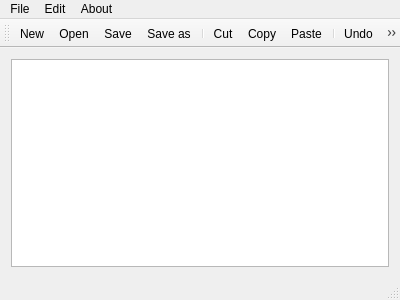
<?xml version="1.0" encoding="UTF-8"?>
<ui version="4.0">
 <class>MainWindow</class>
 <widget class="QMainWindow" name="MainWindow">
  <property name="geometry">
   <rect>
    <x>0</x>
    <y>0</y>
    <width>400</width>
    <height>300</height>
   </rect>
  </property>
  <property name="windowTitle">
   <string>Text Editor</string>
  </property>
  <widget class="QWidget" name="centralWidget">
   <layout class="QVBoxLayout" name="verticalLayout">
    <item>
     <widget class="QTextEdit" name="textEdit"/>
    </item>
   </layout>
  </widget>
  <widget class="QMenuBar" name="menuBar">
   <property name="geometry">
    <rect>
     <x>0</x>
     <y>0</y>
     <width>400</width>
     <height>23</height>
    </rect>
   </property>
   <widget class="QMenu" name="menuFile">
    <property name="title">
     <string>File</string>
    </property>
    <addaction name="actionNew"/>
    <addaction name="actionOpen"/>
    <addaction name="actionSave"/>
    <addaction name="actionSave_as"/>
   </widget>
   <widget class="QMenu" name="menuEdit">
    <property name="title">
     <string>Edit</string>
    </property>
    <addaction name="actionCut"/>
    <addaction name="actionCopy"/>
    <addaction name="actionPaste"/>
    <addaction name="separator"/>
    <addaction name="actionUndo"/>
    <addaction name="actionRedo"/>
    <addaction name="separator"/>
    <addaction name="actionFont"/>
    <addaction name="actionColor"/>
   </widget>
   <widget class="QMenu" name="menuAbout">
    <property name="title">
     <string>About</string>
    </property>
    <addaction name="actionAbout_Text_Editor"/>
   </widget>
   <addaction name="menuFile"/>
   <addaction name="menuEdit"/>
   <addaction name="menuAbout"/>
  </widget>
  <widget class="QToolBar" name="mainToolBar">
   <attribute name="toolBarArea">
    <enum>TopToolBarArea</enum>
   </attribute>
   <attribute name="toolBarBreak">
    <bool>false</bool>
   </attribute>
   <addaction name="actionNew"/>
   <addaction name="actionOpen"/>
   <addaction name="actionSave"/>
   <addaction name="actionSave_as"/>
   <addaction name="separator"/>
   <addaction name="actionCut"/>
   <addaction name="actionCopy"/>
   <addaction name="actionPaste"/>
   <addaction name="separator"/>
   <addaction name="actionUndo"/>
   <addaction name="actionRedo"/>
  </widget>
  <widget class="QStatusBar" name="statusBar"/>
  <action name="actionNew">
   <property name="icon">
    <iconset resource="resource.qrc">
     <normaloff>:/prefix/icon/file.png</normaloff>:/prefix/icon/file.png</iconset>
   </property>
   <property name="text">
    <string>New</string>
   </property>
  </action>
  <action name="actionOpen">
   <property name="icon">
    <iconset resource="resource.qrc">
     <normaloff>:/prefix/icon/folder.png</normaloff>:/prefix/icon/folder.png</iconset>
   </property>
   <property name="text">
    <string>Open</string>
   </property>
  </action>
  <action name="actionSave">
   <property name="icon">
    <iconset resource="resource.qrc">
     <normaloff>:/prefix/icon/save.png</normaloff>:/prefix/icon/save.png</iconset>
   </property>
   <property name="text">
    <string>Save</string>
   </property>
  </action>
  <action name="actionSave_as">
   <property name="icon">
    <iconset resource="resource.qrc">
     <normaloff>:/prefix/icon/save-1.png</normaloff>:/prefix/icon/save-1.png</iconset>
   </property>
   <property name="text">
    <string>Save as</string>
   </property>
  </action>
  <action name="actionCut">
   <property name="icon">
    <iconset resource="resource.qrc">
     <normaloff>:/prefix/icon/scissors.png</normaloff>:/prefix/icon/scissors.png</iconset>
   </property>
   <property name="text">
    <string>Cut</string>
   </property>
  </action>
  <action name="actionCopy">
   <property name="icon">
    <iconset resource="resource.qrc">
     <normaloff>:/prefix/icon/copy.png</normaloff>:/prefix/icon/copy.png</iconset>
   </property>
   <property name="text">
    <string>Copy</string>
   </property>
  </action>
  <action name="actionPaste">
   <property name="icon">
    <iconset resource="resource.qrc">
     <normaloff>:/prefix/icon/paste.png</normaloff>:/prefix/icon/paste.png</iconset>
   </property>
   <property name="text">
    <string>Paste</string>
   </property>
  </action>
  <action name="actionUndo">
   <property name="icon">
    <iconset resource="resource.qrc">
     <normaloff>:/prefix/icon/undo.png</normaloff>:/prefix/icon/undo.png</iconset>
   </property>
   <property name="text">
    <string>Undo</string>
   </property>
  </action>
  <action name="actionRedo">
   <property name="icon">
    <iconset resource="resource.qrc">
     <normaloff>:/prefix/icon/redo.png</normaloff>:/prefix/icon/redo.png</iconset>
   </property>
   <property name="text">
    <string>Redo</string>
   </property>
  </action>
  <action name="actionFont">
   <property name="text">
    <string>Font</string>
   </property>
  </action>
  <action name="actionColor">
   <property name="text">
    <string>Color</string>
   </property>
  </action>
  <action name="actionAbout_Text_Editor">
   <property name="text">
    <string>About Text Editor</string>
   </property>
  </action>
 </widget>
 <layoutdefault spacing="6" margin="11"/>
 <resources>
  <include location="resource.qrc"/>
 </resources>
 <connections/>
</ui>
